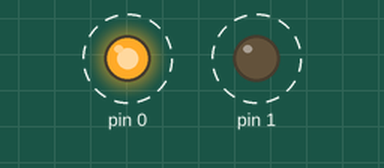
This sketch was run on a simulated Arduino Uno, built with avr-gcc and run on an emulated ATmega328P. Parts: output pins drawn as LEDs (lit = HIGH). Dashed ring = blinking.

Above: at 0.5 s.
Timing chart, 0 to 4.6 s (numbered marks = the images above):
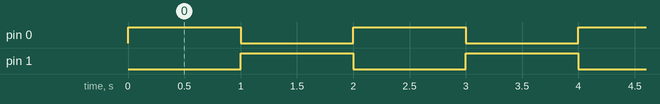

Measured:
- by itself, pin 0, pin 1: alternates HIGH for 1.0 s and LOW for 1.0 s

The sketch:

klapklip2lampDanielMorantha.ino
```cpp
//NAMA  : DANIEL MORANTHA
//NIM : 2019230088
//PROGRAM FLIP FLOP 2 LAMPU

void setup() {
  // Inisiasi pin led sebagai output
pinMode(0, OUTPUT);
pinMode(1, OUTPUT);
}

void loop() {
  digitalWrite(0, HIGH); //Tambah tegangan ke led 1 agar menyala
  digitalWrite(1, LOW); //Hilangkan tegangan ke led 1 agar tidak menyala
  delay(1000); //Delay selama 1 detik

  digitalWrite(0, LOW); //Hilangkan tegangan ke led 0 tidak agar menyala
  digitalWrite(1, HIGH); //Tambah tegangan ke led 1 agar  menyala
  delay(1000); //Delay selama 1 detik

}
```
